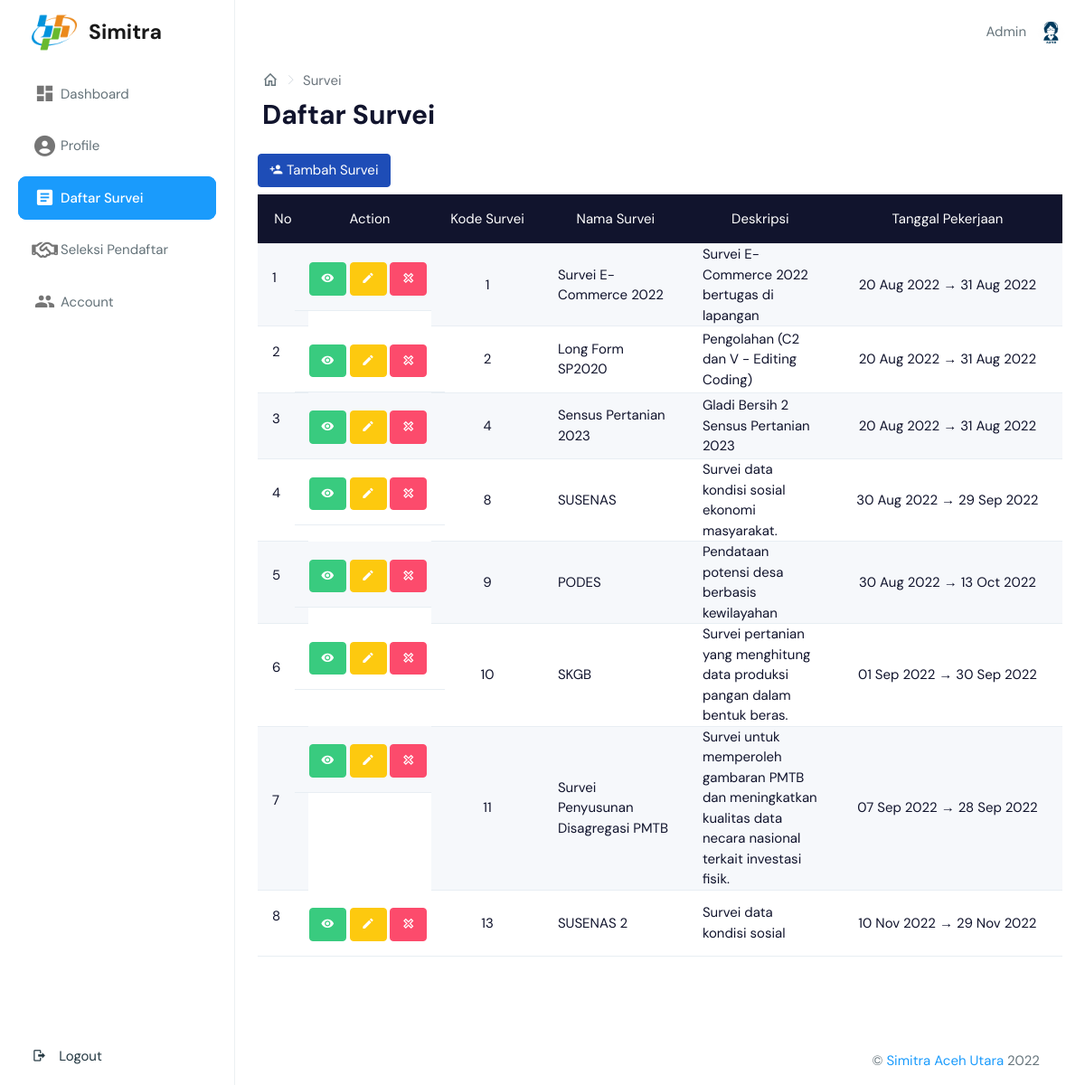
The page /page/lowongan.php (signed in) on the database its author committed.
### tables this page shows
CREATE TABLE `petugas` (
  `Kode_petugas` int(12) NOT NULL,
  `NIK` varchar(16) DEFAULT NULL,
  `Nama` varchar(50) NOT NULL,
  `Foto` varchar(255) DEFAULT NULL,
  `Jabatan` int(5) NOT NULL,
  `Tempat_lahir` varchar(150) DEFAULT NULL,
  `Tanggal_lahir` date DEFAULT NULL,
  `Alamat` varchar(150) DEFAULT NULL,
  `NoHP` varchar(15) DEFAULT NULL,
  `Jkel` enum('L','P') NOT NULL
);

CREATE TABLE `lowongan` (
  `id` int(11) NOT NULL,
  `jenis_lowongan` varchar(200) NOT NULL,
  `tanggal_mulai` date DEFAULT NULL,
  `tanggal_akhir` date DEFAULT NULL,
  `persyaratan` text NOT NULL,
  `deskripsi` text NOT NULL,
  `gambar` varchar(100) DEFAULT NULL,
  `deleted` int(1) DEFAULT NULL
);

### page/lowongan.php (the view, shortened to what this page needs)
<?php
include '../controller/config.php';
$kode = $_SESSION['id'];
$sql = mysqli_query($conn, "SELECT a.Kode_petugas, a.Username, a.Email, a.Password, a.Old_password, a.Last_login, a.Created_at, a.Updated_at, b.Nama, b.NIK, b.Alamat, b.Foto, b.NoHP, b.Tanggal_lahir, b.Tempat_lahir, c.Jabatan, c.Id_jabatan FROM auth a, petugas b, jabatan c WHERE a.Kode_petugas=b.Kode_petugas AND b.Jabatan=c.Id_jabatan AND a.Kode_petugas='$kode' ORDER BY c.Id_jabatan");
$result1 = mysqli_fetch_assoc($sql);
if ($result1['Id_jabatan'] == "1") :
    $jumlahDataPerHalaman = 10;
    $halamanAktif = (isset($_GET['page'])) ? $_GET['page'] : 1;
    $awalData = ($jumlahDataPerHalaman * $halamanAktif) - $jumlahDataPerHalaman;
    $data = mysqli_query($conn, "SELECT * FROM lowongan WHERE deleted=0 LIMIT $awalData, $jumlahDataPerHalaman");
?>
    <!DOCTYPE html>
    <html dir="ltr" lang="en">
    <head>
        <?php include 'meta.php'; ?>
    </head>
    <body>
        <?php $url = "../"; ?>
        <?php include 'header.php'; ?>
        <aside class="left-sidebar" data-sidebarbg="skin6">
            <div class="scroll-sidebar" id="navbar">
                <nav class="sidebar-nav">
                    <ul id="sidebarnav">
                        <li class="sidebar-item"> <a class="sidebar-link waves-effect waves-dark sidebar-link" href="index.php" aria-expanded="false"><i class="mdi mdi-view-dashboard"></i><span class="hide-menu">Dashboard</span></a></li>
                        <li class="sidebar-item"> <a class="sidebar-link waves-effect waves-dark sidebar-link" href="profile.php" aria-expanded="false"><i class="fa-solid fa-circle-user"></i><span class="hide-menu">Profile</span></a></li>
                        <?php if ($result1['Id_jabatan'] == 1) {  ?>
                            <li class="sidebar-item" style="background-color: #1a9bfc; border-radius: 9px"> <a class="sidebar-link waves-effect waves-dark sidebar-link" href="lowongan.php" aria-expanded="false"><i class="mdi mdi-file-document-box text-white"></i><span class="hide-menu text-white">Daftar Survei</span></a></li>
                            <li class="sidebar-item"> <a class="sidebar-link waves-effect waves-dark sidebar-link" href="seleksi-daftar.php" aria-expanded="false"><i class='far fa-handshake'></i><span class="hide-menu ">Seleksi
                                        Pendaftar</span></a></li>
                            <li class="sidebar-item"> <a class="sidebar-link waves-effect waves-dark sidebar-link" href="user.php" aria-expanded="false"><i class="mdi mdi-account-multiple"></i><span class="hide-menu">Account</span></a></li>
                        <?php } ?>
                        <li class="sidebar-item logout-item" style="position: fixed; bottom: 0; width: 220px">
                            <button class="dropdown-item border-0 btn btn-link" data-bs-toggle="modal" data-bs-target="#Logout"><i class="m-r-10 mdi mdi-logout">
                                </i><span class="hide-menu">
                                    Logout</span></button>
                        </li>
                    </ul>
                </nav>
            </div>
        </aside>
        <div class="page-wrapper">
            <div class="page-breadcrumb" style="padding-bottom: 0; padding-top: 0;">
                <div class="row align-items-center">
                    <div class="col-6">
                        <nav aria-label="breadcrumb">
                            <ol class="breadcrumb mb-0 d-flex align-items-center">
                                <li class="breadcrumb-item"><a href="index.php" class="link"><i class="mdi mdi-home-outline fs-4"></i></a></li>
                                <li class="breadcrumb-item active" aria-current="page">Survei</li>
                            </ol>
                        </nav>
                        <h1 class="mb-0 fw-bold">Daftar Survei</h1>
                    </div>
                </div>
            </div>
            <div class="container-fluid mb-5">
                <div class="row">
                    <div class="col-lg">
                        <div class="mb-0">
                            <button type="button" class="btn btn-primary text-white text-center mb-2" data-bs-toggle="modal" data-bs-target="#TambahLowongan"><i class="mdi mdi-account-plus"></i> Tambah
                                Survei</button>
                        </div>
                    </div>
                </div>
                <div class="table-responsive" id="container">
                    <table class="table table-hover align-middle text-nowrap table-striped">
                        <thead class="table-dark">
                            <tr class="fw-semibold text-center">
                                <td>No</td>
                                <td>Action</td>
                                <td>Kode Survei</td>
                                <td>Nama Survei</td>
                                <td>Deskripsi</td>
                                <td>Tanggal Pekerjaan</td>
                            </tr>
                        </thead>
                        <?php $no = $awalData; ?>
                        <tbody>
                            <?php if (mysqli_num_rows($data) != 0) : ?>
                                <?php foreach ($data as $row) : ?>
                                    <tr class="text-start">
                                        <td scope="row">
                                            <p class="text-dark"><?= $no = $no + 1; ?></p>
                                        </td>
                                        <td class="row">
                                            <div class="col" style="padding-left: 0; padding-right:0; margin-left: 0; margin-right:0;">
                                                <button type="button" class="btn btn-success mt-1 text-center  text-white" data-bs-toggle="modal" data-bs-target="#Detail<?= $row['id']; ?>"><i class="mdi mdi-eye"></i></button>
                                            </div>
                                            <div class="col" style="padding-left: 0; padding-right:0; margin-left: 0; margin-right:0;">
                                                <button type="button" class="btn btn-warning mt-1 text-center" data-bs-toggle="modal" data-bs-target="#Edit<?= $row['id']; ?>"><i class="mdi mdi-pencil"></i></button>
                                            </div>
                                            <div class="col" style="padding-left: 0; padding-right:0; margin-left: 0; margin-right:0;">
                                                <button type="button" class="btn btn-danger mt-1 text-white text-center" data-bs-toggle="modal" data-bs-target="#Delete<?= $row['id']; ?>"> <i class="mdi mdi-close-outline"></i></button>
                                            </div>
                                        </td>
                                        <td class="text-center text-dark">
                                            <?= $row['id']; ?>
                                        </td>
                                        <td class="text-start text-dark text-wrap text-break" style="padding-bottom: 0; padding-top: 0; width: 10rem;">
                                            <?= $row['jenis_lowongan']; ?>
                                        </td>
                                        <td class="text-start text-dark text-wrap text-break" style="padding-bottom: 0; padding-top: 0;width: 10rem;">
                                            <?= $row['deskripsi']; ?>
                                        </td>
                                        <td class="text-center text-dark" style="padding-bottom: 0; padding-top: 0;">
                                            <?= date('d M Y', strtotime($row['tanggal_mulai'])); ?> &#8594;
                                            <?= date('d M Y', strtotime($row['tanggal_akhir'])); ?>
                                        </td>
                                    </tr>
                                <?php endforeach; ?>
                            <?php endif; ?>
                        </tbody>
                    </table>
                </div>
            </div>
            <?php include 'footer.php'; ?>
        <?php else : ?>
            <?php header("Location: index.php"); ?>
        <?php endif; ?>

### page/header.php (shortened to what this page needs)
<div id="main-wrapper" data-layout="vertical" data-navbarbg="skin5" data-sidebartype="full"
    data-sidebar-position="absolute" data-header-position="absolute" data-boxed-layout="full">
    <header class="topbar" data-navbarbg="skin6">
        <nav class="navbar top-navbar navbar-expand-md navbar-light">
            <div class="navbar-header" data-logobg="skin6">
                <a class="navbar-brand" href="../">
                    <b class="logo-icon">
                        <img src="<?= $url; ?>public/favicon.ico" style="width: 50px;" alt="homepage"
                            class="dark-logo" />
                    </b>
                    <span class="logo-text" style="font-weight: bold; font-size: 23px">
                        Simitra
                    </span>
                </a>
            </div>
            <div class="navbar-collapse collapse" id="navbarSupportedContent" data-navbarbg="skin5">
                <div><?= $result1['Nama']; ?></div>
                <ul class="navbar-nav float-end">
                    <li class="nav-item dropdown">
                        <a class="nav-link dropdown-toggle text-muted waves-effect waves-dark pro-pic" href="#"
                            id="navbarDropdown" role="button" data-bs-toggle="dropdown" aria-expanded="false">
                            <?php if (isset($result1['Foto'])) { ?>
                            <center><img src="<?= $url; ?>public/img/user/<?= $result1['Foto']; ?>" alt="user"
                                    class="rounded-circle" width="31" height="31">
                            </center>
                            <?php } else { ?>
                            <center><img src="<?= $url; ?>public/img/user/1.jpg" alt="user" class="rounded-circle"
                                    width="31" height="31">
                            </center>
                            <?php } ?>
                        </a>
                    </li>
                </ul>
            </div>
        </nav>
    </header>

### page/meta.php (style rules this page uses)
@media only screen and (min-width: 1170px) { .sticky, .sidebar-nav, .sidebarnav { padding: 0; } }
@media only screen and (min-width: 1170px) { .sidebar-nav { width: 100%; } }

### rows shown on the page
petugas: Nama "Admin", Foto (picture)
lowongan: id "1", jenis_lowongan "Survei E-Commerce 2022", deskripsi "Survei E-Commerce 2022 bertugas di lapangan", tanggal_mulai "20 Aug 2022", tanggal_akhir "31 Aug 2022"
lowongan: no "2", id "2", jenis_lowongan "Long Form SP2020", deskripsi "Pengolahan (C2 dan V - Editing Coding)", tanggal_mulai "20 Aug 2022", tanggal_akhir "31 Aug 2022"
lowongan: no "3", id "4", jenis_lowongan "Sensus Pertanian 2023", deskripsi "Gladi Bersih 2 Sensus Pertanian 2023", tanggal_mulai "20 Aug 2022", tanggal_akhir "31 Aug 2022"
lowongan: no "4", id "8", jenis_lowongan "SUSENAS", deskripsi "Survei data kondisi sosial ekonomi masyarakat.", tanggal_mulai "30 Aug 2022", tanggal_akhir "29 Sep 2022"
lowongan: no "5", id "9", jenis_lowongan "PODES", deskripsi "Pendataan potensi desa berbasis kewilayahan", tanggal_mulai "30 Aug 2022", tanggal_akhir "13 Oct 2022"
lowongan: no "6", id "10", jenis_lowongan "SKGB", deskripsi "Survei pertanian yang menghitung data produksi pangan dalam bentuk beras.", tanggal_mulai "01 Sep 2022", tanggal_akhir "30 Sep 2022"
lowongan: no "7", id "11", jenis_lowongan "Survei Penyusunan Disagregasi PMTB", deskripsi "Survei untuk memperoleh gambaran PMTB dan meningkatkan kualitas data necara nasional terkait investasi fisik.", tanggal_mulai "07 Sep 2022", tanggal_akhir "28 Sep 2022"
lowongan: no "8", id "13", jenis_lowongan "SUSENAS 2", deskripsi "Survei data kondisi sosial", tanggal_mulai "10 Nov 2022", tanggal_akhir "29 Nov 2022"
